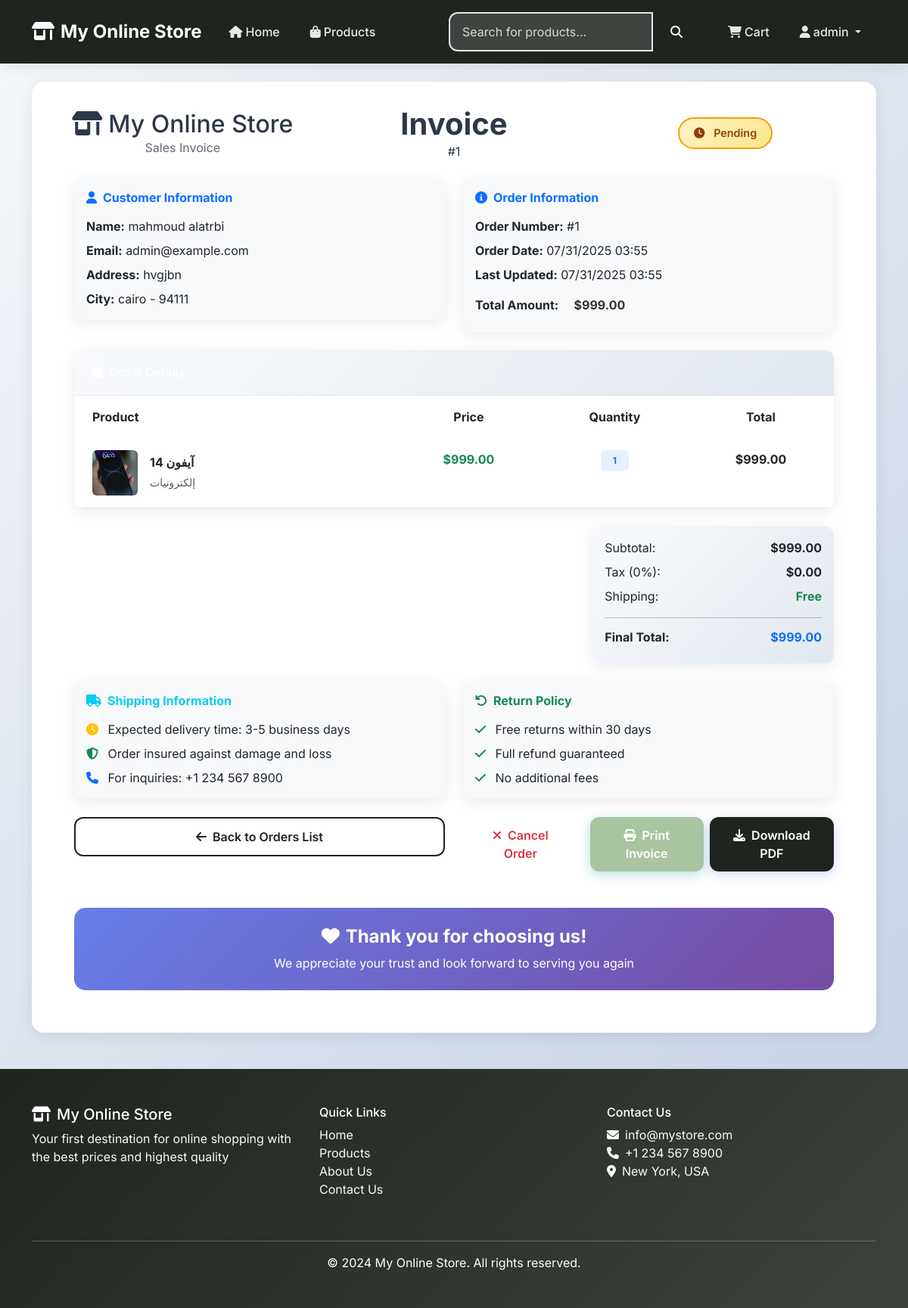
The app's page /api/orders/1/ (signed in), older data.
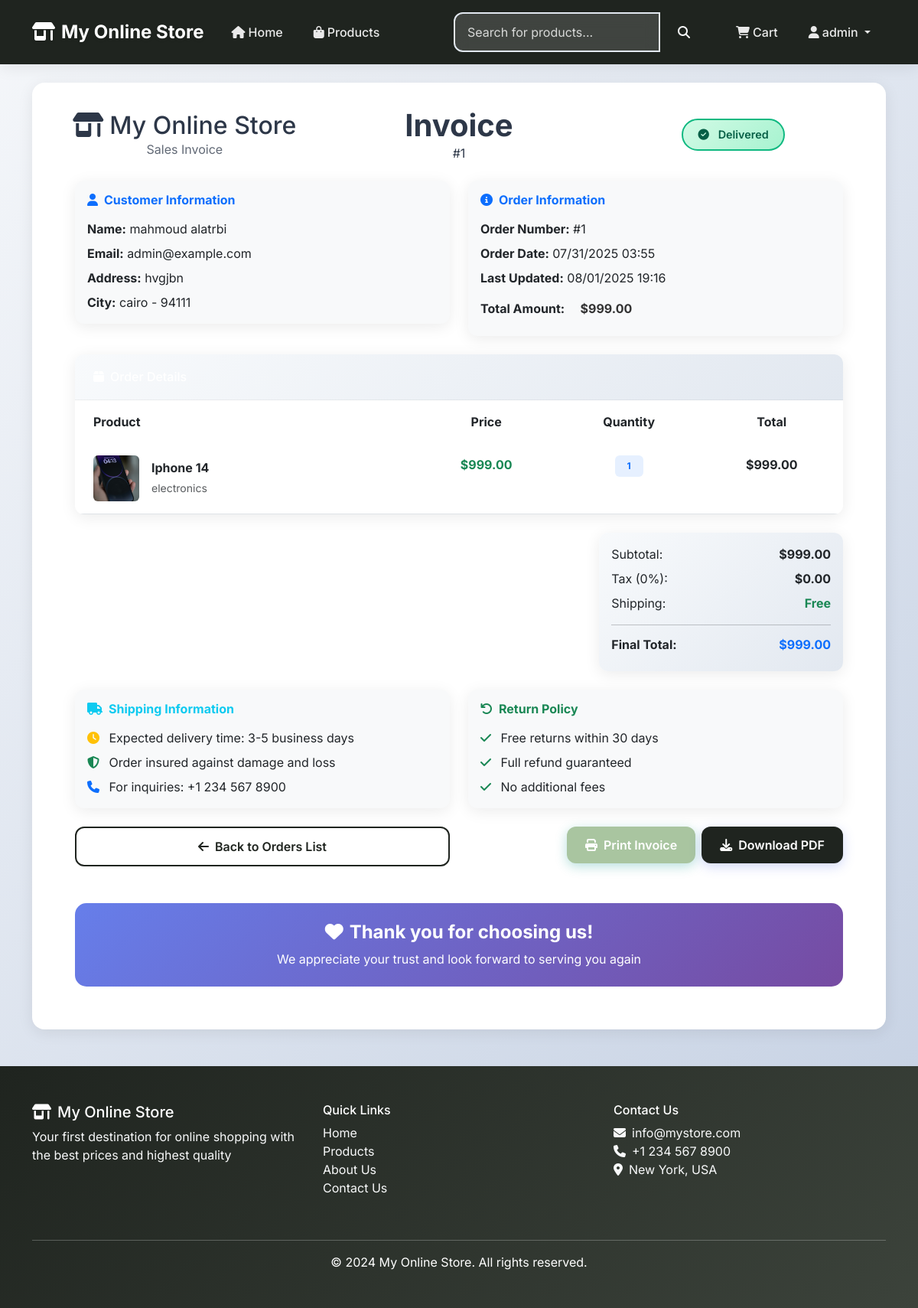
The same page, newer data.
### orders/models.py (models this page shows, shortened)
class Order(models.Model):
    STATUS_CHOICES = (
        ('pending', 'Pending'),
        ('processing', 'Processing'),
        ('shipped', 'Shipped'),
        ('delivered', 'Delivered'),
        ('cancelled', 'Cancelled'),
    )
    user = models.ForeignKey(User, related_name='orders', on_delete=models.CASCADE)
    first_name = models.CharField(max_length=50)
    last_name = models.CharField(max_length=50)
    email = models.EmailField()
    address = models.CharField(max_length=250)
    postal_code = models.CharField(max_length=20)
    city = models.CharField(max_length=100)
    created = models.DateTimeField(auto_now_add=True)
    updated = models.DateTimeField(auto_now=True)
    status = models.CharField(max_length=20, choices=STATUS_CHOICES, default='pending')
    total_amount = models.DecimalField(max_digits=10, decimal_places=2)
    class Meta:
        ordering = ('-created',)

class OrderItem(models.Model):
    order = models.ForeignKey(Order, related_name='items', on_delete=models.CASCADE)
    product = models.ForeignKey(Product, related_name='order_items', on_delete=models.CASCADE)
    price = models.DecimalField(max_digits=10, decimal_places=2)
    quantity = models.PositiveIntegerField(default=1)
    def get_cost(self):
        return self.price * self.quantity

### products/models.py (models this page shows, shortened)
class Product(models.Model):
    category = models.ForeignKey(Category, related_name='products', on_delete=models.CASCADE)
    name = models.CharField(max_length=200)
    slug = models.SlugField(max_length=200, db_index=True)
    image = models.ImageField(upload_to='products/%Y/%m/%d', blank=True)
    description = models.TextField(blank=True)
    price = models.DecimalField(max_digits=10, decimal_places=2)
    available = models.BooleanField(default=True)
    stock = models.PositiveIntegerField()
    created = models.DateTimeField(auto_now_add=True)
    updated = models.DateTimeField(auto_now=True)
    class Meta:
        ordering = ('name',)
        indexes = [
            models.Index(fields=['id', 'slug']),
        ]

class Category(models.Model):
    name = models.CharField(max_length=200)
    slug = models.SlugField(max_length=200, unique=True)
    created = models.DateTimeField(auto_now_add=True)
    updated = models.DateTimeField(auto_now=True)
    class Meta:
        ordering = ('name',)
        verbose_name = 'category'
        verbose_name_plural = 'categories'

### orders/views.py (the view)
# urls.py: path('<int:order_id>/', views.order_detail, name='order_detail'),
@login_required
def order_detail(request, order_id):
    order = get_object_or_404(Order, id=order_id, user=request.user)
    return render(request, 'orders/order_detail.html', {'order': order})

### templates/orders/order_detail.html (shortened to what the changed rows need)
{% extends 'base.html' %}
{% block content %}
<div class="invoice-card">
    <div class="invoice-header text-center">
        <div class="row align-items-center">
            <div class="col-md-4">
                <h2 class="mb-0">
                    <i class="fas fa-store-alt me-2"></i>My Online Store
                </h2>
            </div>
            <div class="col-md-4">
                <h1 class="display-6 fw-bold mb-0">Invoice</h1>
                <p class="mb-0">#{{ order.id }}</p>
            </div>
            <div class="col-md-4">
                <div class="status-badge
                    {% if order.status == 'pending' %}status-pending
                    {% elif order.status == 'processing' %}status-processing
                    {% elif order.status == 'shipped' %}status-shipped
                    {% elif order.status == 'delivered' %}status-delivered
                    {% elif order.status == 'cancelled' %}status-cancelled
                    {% endif %}">
                    <i class="fas
                        {% if order.status == 'pending' %}fa-clock
                        {% elif order.status == 'processing' %}fa-cogs
                        {% elif order.status == 'shipped' %}fa-shipping-fast
                        {% elif order.status == 'delivered' %}fa-check-circle
                        {% elif order.status == 'cancelled' %}fa-times-circle
                        {% endif %} me-2"></i>
                    {% if order.status == 'pending' %}Pending
                    {% elif order.status == 'processing' %}Processing
                    {% elif order.status == 'shipped' %}Shipped
                    {% elif order.status == 'delivered' %}Delivered
                    {% elif order.status == 'cancelled' %}Cancelled
                    {% endif %}
                </div>
            </div>
        </div>
    </div>
    <div class="p-4">
        <div class="row mb-4">
            <div class="col-md-6">
                <div class="card border-0 bg-light">
                    <div class="card-body">
                        <h6 class="fw-bold text-primary mb-3">
                            <i class="fas fa-user me-2"></i>Customer Information
                        </h6>
                        <p class="mb-2"><strong>Name:</strong> {{ order.first_name }} {{ order.last_name }}</p>
                        <p class="mb-2"><strong>Email:</strong> {{ order.email }}</p>
                        <p class="mb-2"><strong>Address:</strong> {{ order.address }}</p>
                        <p class="mb-0"><strong>City:</strong> {{ order.city }} - {{ order.postal_code }}</p>
                    </div>
                </div>
            </div>
            <div class="col-md-6">
                <div class="card border-0 bg-light">
                    <div class="card-body">
                        <h6 class="fw-bold text-primary mb-3">
                            <i class="fas fa-info-circle me-2"></i>Order Information
                        </h6>
                        <p class="mb-2"><strong>Order Number:</strong> #{{ order.id }}</p>
                        <p class="mb-2"><strong>Order Date:</strong> {{ order.created|date:"m/d/Y H:i" }}</p>
                        <p class="mb-2"><strong>Last Updated:</strong> {{ order.updated|date:"m/d/Y H:i" }}</p>
                        <p class="mb-0"><strong>Total Amount:</strong> <span class="price-tag">${{ order.total_amount }}</span></p>
                    </div>
                </div>
            </div>
        </div>
        <div class="card border-0">
            <div class="card-body p-0">
                <div class="table-responsive">
                    <table class="table table-hover mb-0">
                        <thead class="bg-light">
                            <tr>
                                <th class="border-0 px-4 py-3">Product</th>
                                <th class="border-0 text-center py-3">Price</th>
                                <th class="border-0 text-center py-3">Quantity</th>
                                <th class="border-0 text-center py-3">Total</th>
                            </tr>
                        </thead>
                        <tbody>
                            {% for item in order.items.all %}
                                <tr>
                                    <td class="px-4 py-3">
                                        <div class="d-flex align-items-center">
                                            {% if item.product.image %}
                                                <img src="{{ item.product.image.url }}"
                                                     alt="{{ item.product.name }}"
                                                     class="rounded me-3"
                                                     style="width: 60px; height: 60px; object-fit: cover;">
                                            {% else %}
                                                <div class="bg-light rounded me-3 d-flex align-items-center justify-content-center"
                                                     style="width: 60px; height: 60px;">
                                                    <i class="fas fa-image text-muted"></i>
                                                </div>
                                            {% endif %}
                                            <div>
                                                <h6 class="mb-1 fw-bold">{{ item.product.name }}</h6>
                                                <small class="text-muted">{{ item.product.category.name }}</small>
                                            </div>
                                        </div>
                                    </td>
                                    <td class="text-center py-3">
                                        <span class="fw-bold text-success">${{ item.price }}</span>
                                    </td>
                                    <td class="text-center py-3">
                                        <span class="badge bg-primary bg-opacity-10 text-primary px-3 py-2">
                                            {{ item.quantity }}
                                        </span>
                                    </td>
                                    <td class="text-center py-3">
                                        <span class="fw-bold text-dark">${{ item.get_cost }}</span>
                                    </td>
                                </tr>
                            {% endfor %}
                        </tbody>
                    </table>
                </div>
            </div>
        </div>
        <div class="row mt-4">
            <div class="col-md-4">
                <div class="card border-0" style="background: linear-gradient(135deg, #f8fafc 0%, #e2e8f0 100%);">
                    <div class="card-body">
                        <div class="d-flex justify-content-between mb-2">
                            <span>Subtotal:</span>
                            <span class="fw-bold">${{ order.total_amount }}</span>
                        </div>
                        <div class="d-flex justify-content-between">
                            <h6 class="fw-bold">Final Total:</h6>
                            <h6 class="fw-bold text-primary">${{ order.total_amount }}</h6>
                        </div>
                    </div>
                </div>
            </div>
        </div>
        <div class="row mt-4">
            <div class="col-md-6">
                <div class="d-grid gap-2 d-md-flex justify-content-md-end">
                    {% if order.status == 'pending' %}
                        <button class="btn btn-outline-danger me-md-2" onclick="cancelOrder()">
                            <i class="fas fa-times me-2"></i>Cancel Order
                        </button>
                    {% endif %}
                    <button class="btn btn-success" onclick="window.print()">
                        <i class="fas fa-print me-2"></i>Print Invoice
                    </button>
                    <button class="btn btn-primary" onclick="downloadPDF()">
                        <i class="fas fa-download me-2"></i>Download PDF
                    </button>
                </div>
            </div>
        </div>
    </div>
</div>
{% endblock %}

Row changes from the older to the newer data that the page shows:
changed Order "mahmoud": status "pending" → "delivered" (drawn); updated "07/31/2025 03:55" → "08/01/2025 19:16"
changed through a linked row, OrderItem: product.name "آيفون 14" → "Iphone 14"; product.category.name "إلكترونيات" → "electronics"
Text that changed along with them:
text no longer shown: "Pending Cancel Order"
text now shown: "Delivered"
